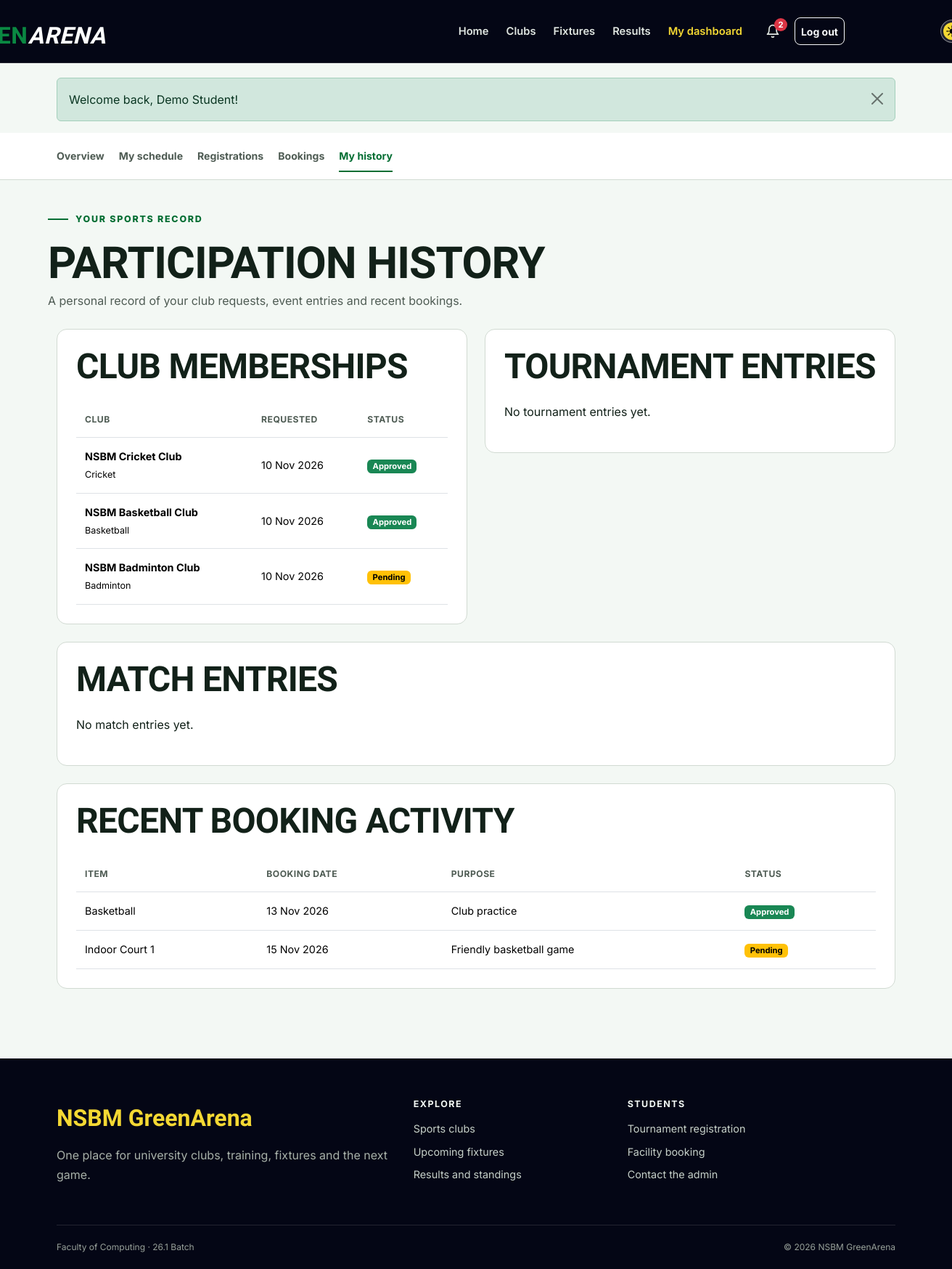
/student/history.php (signed in), run on the app's committed database.
### tables this page shows
CREATE TABLE users (
    id INT UNSIGNED AUTO_INCREMENT PRIMARY KEY,
    student_id VARCHAR(20) NOT NULL UNIQUE,
    full_name VARCHAR(100) NOT NULL,
    email VARCHAR(120) NOT NULL UNIQUE,
    password_hash VARCHAR(255) NOT NULL,
    role ENUM('student', 'admin') NOT NULL DEFAULT 'student',
    created_at TIMESTAMP DEFAULT CURRENT_TIMESTAMP
);

CREATE TABLE memberships (
    id INT UNSIGNED AUTO_INCREMENT PRIMARY KEY,
    user_id INT UNSIGNED NOT NULL,
    club_id INT UNSIGNED NOT NULL,
    status ENUM('pending', 'approved', 'rejected') NOT NULL DEFAULT 'pending',
    joined_at TIMESTAMP DEFAULT CURRENT_TIMESTAMP,
    reviewed_at TIMESTAMP NULL,
    UNIQUE KEY unique_membership (user_id, club_id),
    FOREIGN KEY (user_id) REFERENCES users(id) ON DELETE CASCADE,
    FOREIGN KEY (club_id) REFERENCES clubs(id) ON DELETE CASCADE
);

CREATE TABLE clubs (
    id INT UNSIGNED AUTO_INCREMENT PRIMARY KEY,
    name VARCHAR(100) NOT NULL UNIQUE,
    sport VARCHAR(80) NOT NULL,
    description TEXT NOT NULL,
    coach_name VARCHAR(100) NOT NULL,
    meeting_day VARCHAR(20) NOT NULL,
    location VARCHAR(120) NOT NULL,
    max_members SMALLINT UNSIGNED NOT NULL DEFAULT 30,
    status ENUM('active', 'inactive') NOT NULL DEFAULT 'active',
    created_at TIMESTAMP DEFAULT CURRENT_TIMESTAMP
);

CREATE TABLE bookings (
    id INT UNSIGNED AUTO_INCREMENT PRIMARY KEY,
    user_id INT UNSIGNED NOT NULL,
    facility_id INT UNSIGNED NOT NULL,
    booking_date DATE NOT NULL,
    start_time TIME NOT NULL,
    end_time TIME NOT NULL,
    quantity SMALLINT UNSIGNED NOT NULL DEFAULT 1,
    purpose VARCHAR(255) NOT NULL,
    status ENUM('pending', 'approved', 'rejected', 'cancelled') NOT NULL DEFAULT 'pending',
    admin_note VARCHAR(255) NULL,
    created_at TIMESTAMP DEFAULT CURRENT_TIMESTAMP,
    FOREIGN KEY (user_id) REFERENCES users(id) ON DELETE CASCADE,
    FOREIGN KEY (facility_id) REFERENCES facilities(id) ON DELETE CASCADE
);

CREATE TABLE facilities (
    id INT UNSIGNED AUTO_INCREMENT PRIMARY KEY,
    name VARCHAR(100) NOT NULL,
    type ENUM('facility', 'equipment') NOT NULL,
    location VARCHAR(120) NOT NULL,
    total_units SMALLINT UNSIGNED NOT NULL DEFAULT 1,
    status ENUM('active', 'maintenance') NOT NULL DEFAULT 'active'
);

### includes/auth.php (called while the page is built, shortened)
<?php
function current_user()
{
    $user = fetch_one('SELECT id, student_id, full_name, email, role FROM users WHERE id = ?', [$_SESSION['user_id']]);
    return $user;
}

### student/history.php (the view, shortened to what this page needs)
<?php
$activePage = 'dashboard';
$userId = current_user()['id'];
$memberships = fetch_all('SELECT m.*, c.name, c.sport
    FROM memberships m
    JOIN clubs c ON c.id = m.club_id
    WHERE m.user_id = ?
    ORDER BY m.joined_at DESC', [$userId]);
$tournaments = fetch_all('SELECT tr.*, t.name, t.sport, t.start_date
    FROM tournament_registrations tr
    JOIN tournaments t ON t.id = tr.tournament_id
    WHERE tr.user_id = ?
    ORDER BY tr.created_at DESC', [$userId]);
$matches = fetch_all('SELECT mr.*, m.home_team, m.away_team, m.sport, m.match_datetime, m.status AS match_status
    FROM match_registrations mr
    JOIN matches m ON m.id = mr.match_id
    WHERE mr.user_id = ?
    ORDER BY mr.created_at DESC', [$userId]);
$bookings = fetch_all('SELECT b.*, f.name
    FROM bookings b
    JOIN facilities f ON f.id = b.facility_id
    WHERE b.user_id = ?
    ORDER BY b.created_at DESC
    LIMIT 10', [$userId]);
include __DIR__ . '/../includes/header.php';
include __DIR__ . '/../includes/student_nav.php';
?>
<div class="container dashboard-head"><span class="section-kicker">Your sports record</span>
    <h1>Participation history</h1>
    <p>A personal record of your club requests, event entries and recent bookings.</p>
</div>
<div class="container dashboard-content">
    <div class="row g-4">
        <div class="col-lg-6">
            <section class="content-panel">
                <h2 class="mb-4">Club memberships</h2><?php if ($memberships): ?>
                    <div class="table-responsive">
                        <table class="table">
                            <thead>
                                <tr>
                                    <th>Club</th>
                                    <th>Requested</th>
                                    <th>Status</th>
                                </tr>
                            </thead>
                            <tbody>
                                <?php foreach ($memberships as $row): ?>
                                    <tr>
                                        <td><strong><?= e($row['name']) ?></strong><br><small><?= e($row['sport']) ?></small></td>
                                        <td><?= format_date($row['joined_at']) ?></td>
                                        <td><?= status_badge($row['status']) ?></td>
                                </tr><?php endforeach; ?>
                            </tbody>
                        </table>
                </div><?php else: ?><p>No membership requests yet.</p><?php endif; ?>
            </section>
        </div>
        <div class="col-lg-6">
            <section class="content-panel">
                <h2 class="mb-4">Tournament entries</h2><?php if ($tournaments): ?>
                    <div class="table-responsive">
                        <table class="table">
                            <thead>
                                <tr>
                                    <th>Tournament</th>
                                    <th>Team</th>
                                    <th>Status</th>
                                </tr>
                            </thead>
                            <tbody>
                                <?php foreach ($tournaments as $row): ?>
                                    <tr>
                                        <td><strong><?= e($row['name']) ?></strong><br><small><?= format_date($row['start_date']) ?></small></td>
                                        <td><?= e($row['team_name']) ?></td>
                                        <td><?= status_badge($row['status']) ?></td>
                                </tr><?php endforeach; ?>
                            </tbody>
                        </table>
                </div><?php else: ?><p>No tournament entries yet.</p><?php endif; ?>
            </section>
        </div>
    </div>
    <section class="content-panel">
        <h2 class="mb-4">Match entries</h2><?php if ($matches): ?>
            <div class="table-responsive">
                <table class="table">
                    <thead>
                        <tr>
                            <th>Match</th>
                            <th>Date</th>
                            <th>Preferred team</th>
                            <th>Registration</th>
                        </tr>
                    </thead>
                    <tbody>
                        <?php foreach ($matches as $row): ?>
                            <tr>
                                <td><strong><?= e($row['home_team']) ?> vs <?= e($row['away_team']) ?></strong><br><small><?= e($row['sport']) ?></small></td>
                                <td><?= format_date($row['match_datetime']) ?></td>
                                <td><?= e($row[$row['preferred_team'] . '_team']) ?></td>
                                <td><?= status_badge($row['status']) ?></td>
                        </tr><?php endforeach; ?>
                    </tbody>
                </table>
        </div><?php else: ?><p>No match entries yet.</p><?php endif; ?>
    </section>
    <section class="content-panel">
        <h2 class="mb-4">Recent booking activity</h2><?php if ($bookings): ?>
            <div class="table-responsive">
                <table class="table">
                    <thead>
                        <tr>
                            <th>Item</th>
                            <th>Booking date</th>
                            <th>Purpose</th>
                            <th>Status</th>
                        </tr>
                    </thead>
                    <tbody>
                        <?php foreach ($bookings as $row): ?>
                            <tr>
                                <td><?= e($row['name']) ?></td>
                                <td><?= format_date($row['booking_date']) ?></td>
                                <td><?= e($row['purpose']) ?></td>
                                <td><?= status_badge($row['status']) ?></td>
                        </tr><?php endforeach; ?>
                    </tbody>
                </table>
        </div><?php else: ?><p>No booking activity yet.</p><?php endif; ?>
    </section>
</div>
<?php include __DIR__ . '/../includes/footer.php'; ?>

### includes/header.php (shortened to what this page needs)
<?php
$activePage = $activePage ?? '';
$bodyClass = $bodyClass ?? '';
$user = current_user();
$flashes = get_flashes();
$unreadNotifications = $user ? unread_count($user['id']) : 0;
?>
<!doctype html>
<html lang="en">
    <head>
        <link href="https://cdn.jsdelivr.net/npm/bootstrap@5.3.3/dist/css/bootstrap.min.css" rel="stylesheet">
        <link href="<?= e(asset('css/style.css')) ?>" rel="stylesheet">
        <link href="<?= e(asset('css/theme.css')) ?>" rel="stylesheet">
    </head>
    <body class="<?= e($bodyClass) ?>">
        <header>
            <nav class="navbar navbar-expand-lg navbar-dark site-navbar" aria-label="Main navigation">
                <div class="container">
                    <a class="navbar-brand brand" href="<?= e(url('index.php')) ?>" aria-label="NSBM GreenArena home">
                        <span class="green-arena-title"><span class="t-nsbm">  NSBM</span><span class="t-green">GREEN</span><span class="t-arena">ARENA</span></span>
                    </a>
                    <div class="collapse navbar-collapse" id="mainNav">
                        <ul class="navbar-nav ms-auto align-items-lg-center">
                            <li class="nav-item"><a class="nav-link <?= active_class('home', $activePage) ?>" href="<?= e(url('index.php')) ?>">Home</a></li>
                            <li class="nav-item"><a class="nav-link <?= active_class('clubs', $activePage) ?>" href="<?= e(url('clubs.php')) ?>">Clubs</a></li>
                            <li class="nav-item"><a class="nav-link <?= active_class('fixtures', $activePage) ?>" href="<?= e(url('fixtures.php')) ?>">Fixtures</a></li>
                            <li class="nav-item"><a class="nav-link <?= active_class('results', $activePage) ?>" href="<?= e(url('results.php')) ?>">Results</a></li>
                            <?php if ($user): ?>
                                <li class="nav-item"><a class="nav-link <?= active_class('dashboard', $activePage) ?>" href="<?= e(url($user['role'] === 'admin' ? 'admin/index.php' : 'student/dashboard.php')) ?>"><?= $user['role'] === 'admin' ? 'Admin panel' : 'My dashboard' ?></a></li>
                                <li class="nav-item ms-lg-2">
                                    <a class="nav-link notification-bell <?= active_class('notifications', $activePage) ?>" href="<?= e(url('notifications.php')) ?>" aria-label="Notifications">
                                        <svg width="20" height="20" viewBox="0 0 24 24" fill="none" stroke="currentColor" stroke-width="2" stroke-linecap="round" stroke-linejoin="round" aria-hidden="true"><path d="M18 8a6 6 0 0 0-12 0c0 7-3 9-3 9h18s-3-2-3-9"/><path d="M13.7 21a2 2 0 0 1-3.4 0"/></svg>
                                        <span class="notification-badge" id="notification-count" <?= $unreadNotifications > 0 ? '' : 'hidden' ?>><?= $unreadNotifications ?></span>
                                    </a>
                                </li>
                                <li class="nav-item ms-lg-2">
                                    <form action="<?= e(url('logout.php')) ?>" method="post" class="m-0">
                                        <button class="btn btn-sm btn-outline-light w-100" type="submit">Log out</button>
                                    </form>
                                </li>
                            <?php else: ?>
                                <li class="nav-item"><a class="nav-link <?= active_class('login', $activePage) ?>" href="<?= e(url('login.php')) ?>">Log in</a></li>
                                <li class="nav-item ms-lg-2 mt-2 mt-lg-0"><a class="btn btn-sm btn-sport" href="<?= e(url('register.php')) ?>">Join GreenArena</a></li>
                            <?php endif; ?>
                            <li class="nav-item ms-lg-2 mt-2 mt-lg-0">
                                <button class="theme-switch" id="theme-toggle" type="button" role="switch" aria-checked="false" aria-label="Dark mode">
                                    <img class="switch-icon icon-sun" src="<?= e(asset('img/sun.png')) ?>" alt="">
                                </button>
                            </li>
                        </ul>
                    </div>
                </div>
            </nav>
        </header>
        <main id="main-content">
            <?php if ($flashes): ?>
                <div class="container flash-container" aria-live="polite">
                    <?php foreach ($flashes as $message): ?>
                        <div class="alert alert-<?= e($message['type']) ?> alert-dismissible fade show" role="alert">
                            <?= e($message['message']) ?>
                            <button type="button" class="btn-close" data-bs-dismiss="alert" aria-label="Close"></button>
                        </div>
                    <?php endforeach; ?>
                </div>
            <?php endif; ?>

### includes/functions.php (shortened to what this page needs)
<?php
function e($value)
{
    return htmlspecialchars($value ?? '', ENT_QUOTES);
}
function url($path = '')
{
    return BASE_PATH . '/' . ltrim($path, '/');
}
function asset($path)
{
    return url('assets/' . ltrim($path, '/'));
}
function run_query($sql, $params = [])
{
    global $connection;
    $statement = mysqli_prepare($connection, $sql);
    if (count($params) > 0) {
        $types = str_repeat('s', count($params));
        mysqli_stmt_bind_param($statement, $types, ...$params);
    }
    if (!mysqli_stmt_execute($statement)) {
        die('SQL error: ' . mysqli_stmt_error($statement));
    }
    return $statement;
}
function fetch_all($sql, $params = [])
{
    $statement = run_query($sql, $params);
    $result = mysqli_stmt_get_result($statement);
    return mysqli_fetch_all($result, MYSQLI_ASSOC);
}
function fetch_one($sql, $params = [])
{
    $rows = fetch_all($sql, $params);
    if (count($rows) > 0) {
        return $rows[0];
    }
    return false;
}
function get_flashes()
{
    $messages = $_SESSION['flash'] ?? [];
    return $messages;
}
function format_date($date, $format = 'd M Y')
{
    if ($date) {
        return date($format, strtotime($date));
    }
    return 'Not set';
}
function status_badge($status)
{
    $classes = [
        'approved' => 'success',
        'active' => 'success',
        'completed' => 'success',
        'registered' => 'success',
        'ongoing' => 'info',
        'scheduled' => 'info',
        'pending' => 'warning',
        'upcoming' => 'warning',
        'rejected' => 'danger',
        'cancelled' => 'danger',
        'maintenance' => 'danger',
        'inactive' => 'secondary',
        'withdrawn' => 'secondary',
    ];
    $class = $classes[$status] ?? 'secondary';
    return '<span class="badge text-bg-' . $class . '">' . e(ucfirst($status)) . '</span>';
}
function active_class($page, $activePage)
{
    if ($page === $activePage) {
        return 'active';
    }
    return '';
}
function notifications_ready()
{
    global $connection;
    static $ready = null;
    if ($ready === null) {
        $result = mysqli_query($connection, "SHOW TABLES LIKE 'notifications'");
        $ready = $result && mysqli_num_rows($result) > 0;
    }
    return $ready;
}
function unread_count($userId)
{
    if (!notifications_ready()) {
        return 0;
    }
    return (int) fetch_one('SELECT COUNT(*) AS total FROM notifications WHERE user_id = ? AND is_read = 0', [$userId])['total'];
}

### data on the page
users: id "2"
memberships: club.name "NSBM Cricket Club", club.sport "Cricket", joined_at "10 Nov 2026", status "Approved"
memberships: club.name "NSBM Basketball Club", club.sport "Basketball", joined_at "10 Nov 2026", status "Approved"
memberships: club.name "NSBM Badminton Club", club.sport "Badminton", joined_at "10 Nov 2026", status "Pending"
bookings: facility.name "Basketball", booking_date "13 Nov 2026", purpose "Club practice", status "Approved"
bookings: facility.name "Indoor Court 1", booking_date "15 Nov 2026", purpose "Friendly basketball game", status "Pending"

### other printed values
$message['message'] "Welcome back, Demo Student!"
